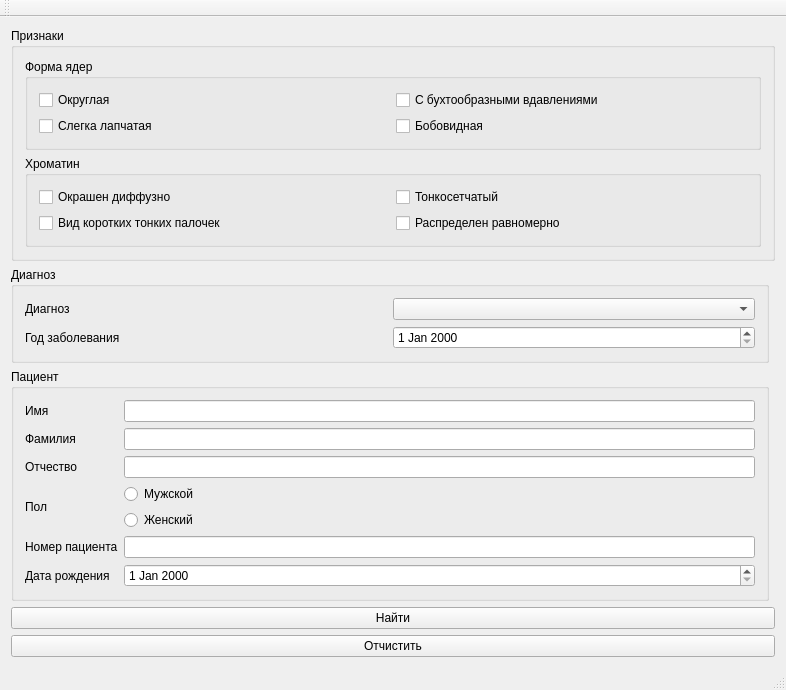
<?xml version="1.0" encoding="UTF-8"?>
<ui version="4.0">
 <class>Finder</class>
 <widget class="QMainWindow" name="Finder">
  <property name="geometry">
   <rect>
    <x>0</x>
    <y>0</y>
    <width>786</width>
    <height>608</height>
   </rect>
  </property>
  <property name="windowTitle">
   <string>Finder</string>
  </property>
  <widget class="QWidget" name="centralWidget">
   <layout class="QGridLayout" name="gridLayout_2">
    <item row="4" column="0" colspan="2">
     <widget class="QPushButton" name="pushButton">
      <property name="text">
       <string>Найти</string>
      </property>
     </widget>
    </item>
    <item row="2" column="0">
     <layout class="QGridLayout" name="gridLayout">
      <item row="0" column="0">
       <widget class="QGroupBox" name="groupBox_3">
        <property name="title">
         <string>Диагноз</string>
        </property>
        <layout class="QGridLayout" name="gridLayout_4">
         <item row="1" column="1">
          <widget class="QDateEdit" name="dateEdit"/>
         </item>
         <item row="1" column="0">
          <widget class="QLabel" name="label_8">
           <property name="text">
            <string>Год заболевания</string>
           </property>
          </widget>
         </item>
         <item row="0" column="1">
          <widget class="QComboBox" name="comboBox">
           <property name="currentText">
            <string/>
           </property>
          </widget>
         </item>
         <item row="0" column="0">
          <widget class="QLabel" name="label_6">
           <property name="text">
            <string>Диагноз</string>
           </property>
          </widget>
         </item>
        </layout>
       </widget>
      </item>
     </layout>
    </item>
    <item row="5" column="0" colspan="2">
     <widget class="QPushButton" name="clearButton">
      <property name="text">
       <string>Отчистить</string>
      </property>
     </widget>
    </item>
    <item row="0" column="0" colspan="2">
     <widget class="QGroupBox" name="groupBox">
      <property name="title">
       <string>Признаки</string>
      </property>
      <layout class="QVBoxLayout" name="verticalLayout">
       <item>
        <widget class="QGroupBox" name="groupBox_4">
         <property name="title">
          <string>Форма ядер</string>
         </property>
         <layout class="QGridLayout" name="gridLayout_5">
          <item row="1" column="0">
           <widget class="QCheckBox" name="checkBox_2">
            <property name="text">
             <string>Слегка лапчатая</string>
            </property>
           </widget>
          </item>
          <item row="0" column="1">
           <widget class="QCheckBox" name="checkBox_4">
            <property name="text">
             <string>С бухтообразными вдавлениями</string>
            </property>
           </widget>
          </item>
          <item row="1" column="1">
           <widget class="QCheckBox" name="checkBox_5">
            <property name="text">
             <string>Бобовидная </string>
            </property>
           </widget>
          </item>
          <item row="0" column="0">
           <widget class="QCheckBox" name="checkBox">
            <property name="text">
             <string>Округлая</string>
            </property>
           </widget>
          </item>
         </layout>
        </widget>
       </item>
       <item>
        <widget class="QGroupBox" name="groupBox_5">
         <property name="title">
          <string>Хроматин</string>
         </property>
         <layout class="QGridLayout" name="gridLayout_6">
          <item row="0" column="0">
           <widget class="QCheckBox" name="checkBox_3">
            <property name="text">
             <string>Окрашен диффузно</string>
            </property>
           </widget>
          </item>
          <item row="0" column="1">
           <widget class="QCheckBox" name="checkBox_6">
            <property name="text">
             <string>Тонкосетчатый</string>
            </property>
           </widget>
          </item>
          <item row="1" column="0">
           <widget class="QCheckBox" name="checkBox_7">
            <property name="text">
             <string>Вид коротких тонких палочек</string>
            </property>
           </widget>
          </item>
          <item row="1" column="1">
           <widget class="QCheckBox" name="checkBox_8">
            <property name="text">
             <string>Распределен равномерно</string>
            </property>
           </widget>
          </item>
         </layout>
        </widget>
       </item>
      </layout>
     </widget>
    </item>
    <item row="3" column="0">
     <widget class="QGroupBox" name="groupBox_2">
      <property name="title">
       <string>Пациент</string>
      </property>
      <layout class="QGridLayout" name="gridLayout_3">
       <item row="0" column="0">
        <widget class="QLabel" name="label">
         <property name="text">
          <string>Имя</string>
         </property>
        </widget>
       </item>
       <item row="5" column="0">
        <widget class="QLabel" name="label_5">
         <property name="text">
          <string>Номер пациента</string>
         </property>
        </widget>
       </item>
       <item row="1" column="0">
        <widget class="QLabel" name="label_2">
         <property name="text">
          <string>Фамилия</string>
         </property>
        </widget>
       </item>
       <item row="0" column="1">
        <widget class="QLineEdit" name="nameEdit"/>
       </item>
       <item row="2" column="0">
        <widget class="QLabel" name="label_3">
         <property name="text">
          <string>Отчество</string>
         </property>
        </widget>
       </item>
       <item row="1" column="1">
        <widget class="QLineEdit" name="name2Edit"/>
       </item>
       <item row="2" column="1">
        <widget class="QLineEdit" name="name3Edit"/>
       </item>
       <item row="4" column="1">
        <widget class="QRadioButton" name="radioButton_2">
         <property name="text">
          <string>Женский</string>
         </property>
        </widget>
       </item>
       <item row="3" column="0" rowspan="2">
        <widget class="QLabel" name="label_4">
         <property name="text">
          <string>Пол</string>
         </property>
        </widget>
       </item>
       <item row="3" column="1">
        <widget class="QRadioButton" name="radioButton">
         <property name="text">
          <string>Мужской</string>
         </property>
        </widget>
       </item>
       <item row="5" column="1">
        <widget class="QLineEdit" name="numberEdit"/>
       </item>
       <item row="6" column="0">
        <widget class="QLabel" name="label_9">
         <property name="text">
          <string>Дата рождения</string>
         </property>
        </widget>
       </item>
       <item row="6" column="1">
        <widget class="QDateEdit" name="dateEdit_2"/>
       </item>
      </layout>
     </widget>
    </item>
   </layout>
  </widget>
  <widget class="QMenuBar" name="menuBar">
   <property name="geometry">
    <rect>
     <x>0</x>
     <y>0</y>
     <width>786</width>
     <height>21</height>
    </rect>
   </property>
  </widget>
  <widget class="QToolBar" name="mainToolBar">
   <attribute name="toolBarArea">
    <enum>TopToolBarArea</enum>
   </attribute>
   <attribute name="toolBarBreak">
    <bool>false</bool>
   </attribute>
  </widget>
  <widget class="QStatusBar" name="statusBar"/>
 </widget>
 <layoutdefault spacing="6" margin="11"/>
 <resources/>
 <connections/>
</ui>
